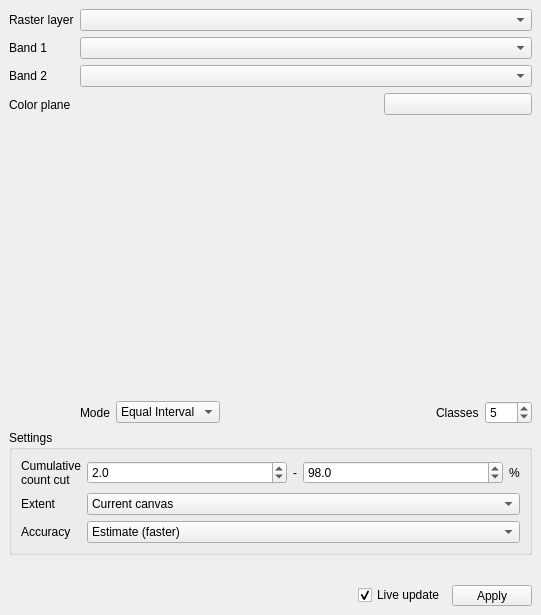
<?xml version="1.0" encoding="UTF-8"?>
<ui version="4.0">
 <class>MainWindow</class>
 <widget class="QMainWindow" name="MainWindow">
  <property name="geometry">
   <rect>
    <x>0</x>
    <y>0</y>
    <width>541</width>
    <height>615</height>
   </rect>
  </property>
  <property name="windowTitle">
   <string>Bivariate Color Raster Rendering</string>
  </property>
  <widget class="QWidget" name="centralwidget">
   <layout class="QVBoxLayout" name="verticalLayout" stretch="0,0,0,0">
    <item>
     <layout class="QFormLayout" name="formLayout">
      <item row="0" column="0">
       <widget class="QLabel" name="label_4">
        <property name="sizePolicy">
         <sizepolicy hsizetype="Fixed" vsizetype="Preferred">
          <horstretch>0</horstretch>
          <verstretch>0</verstretch>
         </sizepolicy>
        </property>
        <property name="text">
         <string>Raster layer</string>
        </property>
       </widget>
      </item>
      <item row="0" column="1">
       <widget class="QgsMapLayerComboBox" name="mLayer">
        <property name="currentIndex">
         <number>-1</number>
        </property>
        <property name="allowEmptyLayer">
         <bool>true</bool>
        </property>
       </widget>
      </item>
      <item row="1" column="0">
       <widget class="QLabel" name="label">
        <property name="text">
         <string>Band 1</string>
        </property>
       </widget>
      </item>
      <item row="1" column="1">
       <widget class="QgsRasterBandComboBox" name="mBand1"/>
      </item>
      <item row="2" column="0">
       <widget class="QLabel" name="label_2">
        <property name="text">
         <string>Band 2</string>
        </property>
       </widget>
      </item>
      <item row="2" column="1">
       <widget class="QgsRasterBandComboBox" name="mBand2"/>
      </item>
      <item row="3" column="0">
       <widget class="QLabel" name="label_3">
        <property name="text">
         <string>Color plane</string>
        </property>
       </widget>
      </item>
      <item row="3" column="1">
       <layout class="QGridLayout" name="gridLayout">
        <property name="spacing">
         <number>0</number>
        </property>
        <item row="0" column="2">
         <widget class="QgsColorButton" name="mColor2">
          <property name="maximumSize">
           <size>
            <width>24</width>
            <height>24</height>
           </size>
          </property>
          <property name="autoRaise">
           <bool>true</bool>
          </property>
          <property name="color">
           <color>
            <red>131</red>
            <green>0</green>
            <blue>80</blue>
           </color>
          </property>
          <property name="showMenu">
           <bool>false</bool>
          </property>
         </widget>
        </item>
        <item row="0" column="0">
         <widget class="QgsColorButton" name="mColor1">
          <property name="maximumSize">
           <size>
            <width>24</width>
            <height>24</height>
           </size>
          </property>
          <property name="autoRaise">
           <bool>true</bool>
          </property>
          <property name="color">
           <color>
            <red>1</red>
            <green>152</green>
            <blue>235</blue>
           </color>
          </property>
          <property name="showMenu">
           <bool>false</bool>
          </property>
         </widget>
        </item>
        <item row="2" column="1">
         <widget class="ColorPlanePlotWidget" name="mPlot" native="true">
          <property name="minimumSize">
           <size>
            <width>256</width>
            <height>256</height>
           </size>
          </property>
          <property name="maximumSize">
           <size>
            <width>16777215</width>
            <height>256</height>
           </size>
          </property>
          <property name="windowTitle">
           <string>Bivariate Color Raster Rendering</string>
          </property>
         </widget>
        </item>
        <item row="3" column="2">
         <widget class="QgsColorButton" name="mColor4">
          <property name="maximumSize">
           <size>
            <width>24</width>
            <height>24</height>
           </size>
          </property>
          <property name="autoRaise">
           <bool>true</bool>
          </property>
          <property name="color">
           <color>
            <red>254</red>
            <green>228</green>
            <blue>19</blue>
           </color>
          </property>
          <property name="showMenu">
           <bool>false</bool>
          </property>
         </widget>
        </item>
        <item row="3" column="0">
         <widget class="QgsColorButton" name="mColor3">
          <property name="maximumSize">
           <size>
            <width>24</width>
            <height>24</height>
           </size>
          </property>
          <property name="autoRaise">
           <bool>true</bool>
          </property>
          <property name="color">
           <color>
            <red>190</red>
            <green>190</green>
            <blue>191</blue>
           </color>
          </property>
          <property name="showMenu">
           <bool>false</bool>
          </property>
         </widget>
        </item>
        <item row="0" column="3">
         <widget class="QPushButton" name="mMenu">
          <property name="text">
           <string/>
          </property>
         </widget>
        </item>
       </layout>
      </item>
      <item row="4" column="1">
       <layout class="QHBoxLayout" name="horizontalLayout">
        <item>
         <widget class="QLabel" name="label_5">
          <property name="text">
           <string>Mode</string>
          </property>
         </widget>
        </item>
        <item>
         <widget class="QComboBox" name="mMode">
          <property name="currentIndex">
           <number>1</number>
          </property>
          <item>
           <property name="text">
            <string>Continuous</string>
           </property>
          </item>
          <item>
           <property name="text">
            <string>Equal Interval</string>
           </property>
          </item>
          <item>
           <property name="text">
            <string>Quantile</string>
           </property>
          </item>
         </widget>
        </item>
        <item>
         <spacer name="horizontalSpacer_2">
          <property name="orientation">
           <enum>Qt::Horizontal</enum>
          </property>
          <property name="sizeHint" stdset="0">
           <size>
            <width>40</width>
            <height>20</height>
           </size>
          </property>
         </spacer>
        </item>
        <item>
         <widget class="QLabel" name="label_6">
          <property name="text">
           <string>Classes</string>
          </property>
         </widget>
        </item>
        <item>
         <widget class="QgsSpinBox" name="mClasses">
          <property name="suffix">
           <string/>
          </property>
          <property name="minimum">
           <number>2</number>
          </property>
          <property name="maximum">
           <number>256</number>
          </property>
          <property name="value">
           <number>5</number>
          </property>
         </widget>
        </item>
       </layout>
      </item>
     </layout>
    </item>
    <item>
     <widget class="QgsCollapsibleGroupBox" name="mGroupBox_2">
      <property name="title">
       <string>Settings</string>
      </property>
      <layout class="QVBoxLayout" name="verticalLayout_4">
       <item>
        <layout class="QFormLayout" name="formLayout_3">
         <item row="1" column="0">
          <widget class="QLabel" name="label_12">
           <property name="text">
            <string>Extent</string>
           </property>
          </widget>
         </item>
         <item row="1" column="1">
          <widget class="QComboBox" name="mExtent">
           <property name="currentIndex">
            <number>1</number>
           </property>
           <item>
            <property name="text">
             <string>Whole raster</string>
            </property>
           </item>
           <item>
            <property name="text">
             <string>Current canvas</string>
            </property>
           </item>
          </widget>
         </item>
         <item row="2" column="0">
          <widget class="QLabel" name="label_13">
           <property name="text">
            <string>Accuracy</string>
           </property>
          </widget>
         </item>
         <item row="2" column="1">
          <widget class="QComboBox" name="mAccuracy">
           <item>
            <property name="text">
             <string>Estimate (faster)</string>
            </property>
           </item>
           <item>
            <property name="text">
             <string>Actual (slower)</string>
            </property>
           </item>
          </widget>
         </item>
         <item row="0" column="0">
          <widget class="QLabel" name="label_9">
           <property name="text">
            <string>Cumulative
count cut</string>
           </property>
          </widget>
         </item>
         <item row="0" column="1">
          <layout class="QHBoxLayout" name="horizontalLayout_6">
           <item>
            <widget class="QgsDoubleSpinBox" name="mP1">
             <property name="sizePolicy">
              <sizepolicy hsizetype="Preferred" vsizetype="Fixed">
               <horstretch>0</horstretch>
               <verstretch>0</verstretch>
              </sizepolicy>
             </property>
             <property name="decimals">
              <number>1</number>
             </property>
             <property name="maximum">
              <double>50.000000000000000</double>
             </property>
             <property name="value">
              <double>2.000000000000000</double>
             </property>
            </widget>
           </item>
           <item>
            <widget class="QLabel" name="label_10">
             <property name="sizePolicy">
              <sizepolicy hsizetype="Fixed" vsizetype="Preferred">
               <horstretch>0</horstretch>
               <verstretch>0</verstretch>
              </sizepolicy>
             </property>
             <property name="text">
              <string>-</string>
             </property>
            </widget>
           </item>
           <item>
            <widget class="QgsDoubleSpinBox" name="mP2">
             <property name="sizePolicy">
              <sizepolicy hsizetype="Preferred" vsizetype="Fixed">
               <horstretch>0</horstretch>
               <verstretch>0</verstretch>
              </sizepolicy>
             </property>
             <property name="decimals">
              <number>1</number>
             </property>
             <property name="minimum">
              <double>51.000000000000000</double>
             </property>
             <property name="value">
              <double>98.000000000000000</double>
             </property>
             <property name="clearValue">
              <bool>false</bool>
             </property>
            </widget>
           </item>
           <item>
            <widget class="QLabel" name="label_11">
             <property name="sizePolicy">
              <sizepolicy hsizetype="Fixed" vsizetype="Preferred">
               <horstretch>0</horstretch>
               <verstretch>0</verstretch>
              </sizepolicy>
             </property>
             <property name="text">
              <string>%</string>
             </property>
            </widget>
           </item>
          </layout>
         </item>
        </layout>
       </item>
      </layout>
     </widget>
    </item>
    <item>
     <spacer name="verticalSpacer">
      <property name="orientation">
       <enum>Qt::Vertical</enum>
      </property>
      <property name="sizeHint" stdset="0">
       <size>
        <width>20</width>
        <height>1</height>
       </size>
      </property>
     </spacer>
    </item>
    <item>
     <layout class="QHBoxLayout" name="horizontalLayout_2">
      <item>
       <spacer name="horizontalSpacer">
        <property name="orientation">
         <enum>Qt::Horizontal</enum>
        </property>
        <property name="sizeHint" stdset="0">
         <size>
          <width>40</width>
          <height>20</height>
         </size>
        </property>
       </spacer>
      </item>
      <item>
       <widget class="QCheckBox" name="mLiveUpdate">
        <property name="toolTip">
         <string>Whether to auto-apply styling.</string>
        </property>
        <property name="text">
         <string>Live update</string>
        </property>
        <property name="checked">
         <bool>true</bool>
        </property>
       </widget>
      </item>
      <item>
       <widget class="QToolButton" name="mApply">
        <property name="sizePolicy">
         <sizepolicy hsizetype="Fixed" vsizetype="Fixed">
          <horstretch>0</horstretch>
          <verstretch>0</verstretch>
         </sizepolicy>
        </property>
        <property name="minimumSize">
         <size>
          <width>80</width>
          <height>0</height>
         </size>
        </property>
        <property name="toolTip">
         <string>Apply style.</string>
        </property>
        <property name="text">
         <string>Apply</string>
        </property>
       </widget>
      </item>
     </layout>
    </item>
   </layout>
  </widget>
 </widget>
 <customwidgets>
  <customwidget>
   <class>QgsCollapsibleGroupBox</class>
   <extends>QGroupBox</extends>
   <header>qgscollapsiblegroupbox.h</header>
   <container>1</container>
  </customwidget>
  <customwidget>
   <class>QgsColorButton</class>
   <extends>QToolButton</extends>
   <header>qgscolorbutton.h</header>
  </customwidget>
  <customwidget>
   <class>QgsDoubleSpinBox</class>
   <extends>QDoubleSpinBox</extends>
   <header>qgsdoublespinbox.h</header>
  </customwidget>
  <customwidget>
   <class>QgsMapLayerComboBox</class>
   <extends>QComboBox</extends>
   <header>qgsmaplayercombobox.h</header>
  </customwidget>
  <customwidget>
   <class>QgsRasterBandComboBox</class>
   <extends>QComboBox</extends>
   <header>qgsrasterbandcombobox.h</header>
  </customwidget>
  <customwidget>
   <class>QgsSpinBox</class>
   <extends>QSpinBox</extends>
   <header>qgsspinbox.h</header>
  </customwidget>
  <customwidget>
   <class>ColorPlanePlotWidget</class>
   <extends>QWidget</extends>
   <header>dualbandpseudocolorapp.dualbandpseudocolordialog</header>
   <container>1</container>
  </customwidget>
 </customwidgets>
 <resources/>
 <connections/>
</ui>
